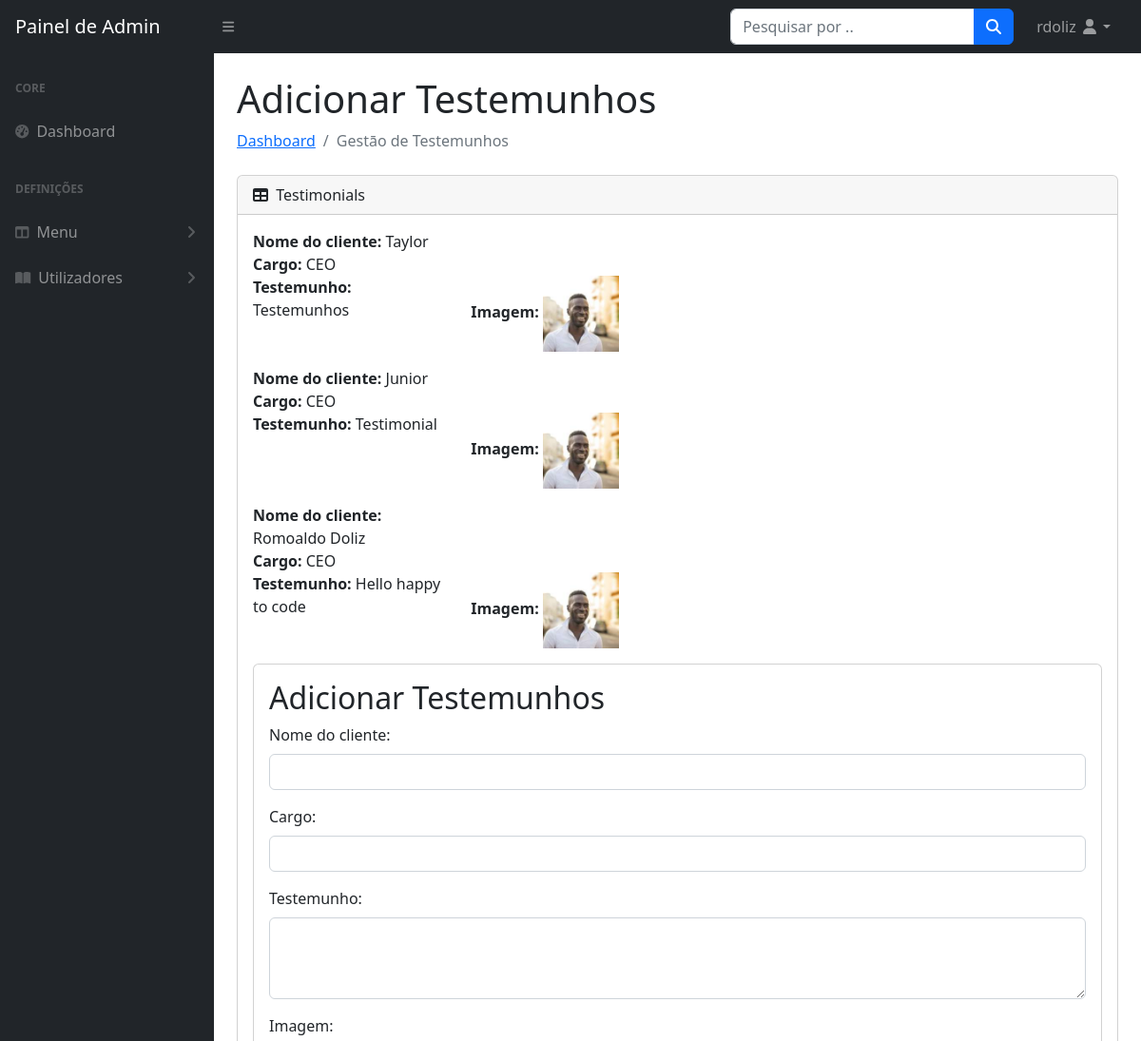
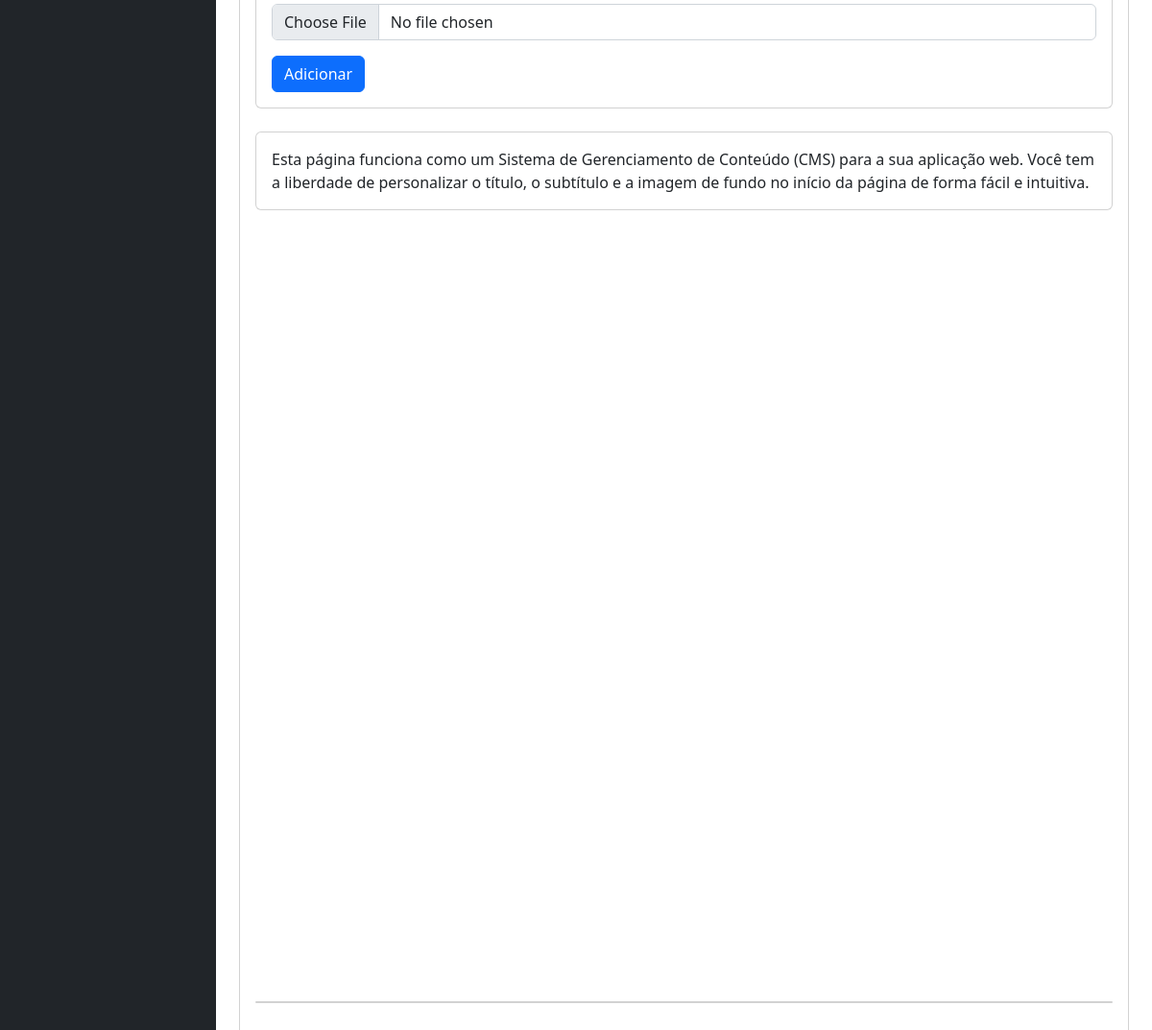
Page /admin/testemunhos.php (signed in) on the committed database (2 pictures, top to bottom).
### tables this page shows
CREATE TABLE `testemunhos` (
  `id` int(11) NOT NULL,
  `admin_id` int(11) NOT NULL,
  `name` varchar(50) NOT NULL,
  `cargo` text NOT NULL,
  `testemunho` text NOT NULL,
  `image` varchar(25) NOT NULL
);

### admin/testemunhos.php (the view, shortened to what this page needs)
<?php
include 'config/config.php';
$sql = "SELECT * FROM testemunhos";
$result = mysqli_query($conn, $sql);
?>
<!DOCTYPE html>
<html lang="en">
    <head>
        <link href="css/styles.css" rel="stylesheet" />
    </head>
    <body>
    <nav class="sb-topnav navbar navbar-expand navbar-dark bg-dark">
            <a class="navbar-brand ps-3" href="index.html">Painel de Admin</a>
            <button class="btn btn-link btn-sm order-1 order-lg-0 me-4 me-lg-0" id="sidebarToggle" href="#!"><i class="fas fa-bars"></i></button>
            <form class="d-none d-md-inline-block form-inline ms-auto me-0 me-md-3 my-2 my-md-0">
                <div class="input-group">
                    <input class="form-control" type="text" placeholder="Pesquisar por .." aria-label="Search for..." aria-describedby="btnNavbarSearch" />
                    <button class="btn btn-primary" id="btnNavbarSearch" type="button"><i class="fas fa-search"></i></button>
                </div>
            </form>
            <ul class="navbar-nav ms-auto ms-md-0 me-3 me-lg-4">
                <li class="nav-item dropdown">
                    <a class="nav-link dropdown-toggle" id="navbarDropdown" href="#" role="button" data-bs-toggle="dropdown" aria-expanded="false"> <?php echo  $_SESSION['username']; ?> <i class="fas fa-user fa-fw"></i></a>
                </li>
            </ul>
        </nav>
        <div id="layoutSidenav">
            <div id="layoutSidenav_nav">
                <nav class="sb-sidenav accordion sb-sidenav-dark" id="sidenavAccordion">
                    <div class="sb-sidenav-menu">
                        <div class="nav">
                            <div class="sb-sidenav-menu-heading">Core</div>
                            <a class="nav-link" href="index.html">
                                <div class="sb-nav-link-icon"><i class="fas fa-tachometer-alt"></i></div>
                                Dashboard
                            </a>
                            <div class="sb-sidenav-menu-heading">Definições</div>
                            <a class="nav-link collapsed" href="#" data-bs-toggle="collapse" data-bs-target="#collapseLayouts" aria-expanded="false" aria-controls="collapseLayouts">
                                <div class="sb-nav-link-icon"><i class="fas fa-columns"></i></div>
                                Menu
                                <div class="sb-sidenav-collapse-arrow"><i class="fas fa-angle-down"></i></div>
                            </a>
                            <a class="nav-link collapsed" href="#" data-bs-toggle="collapse" data-bs-target="#collapsePages" aria-expanded="false" aria-controls="collapsePages">
                                <div class="sb-nav-link-icon"><i class="fas fa-book-open"></i></div>
                                Utilizadores
                                <div class="sb-sidenav-collapse-arrow"><i class="fas fa-angle-down"></i></div>
                            </a>
                    </div>
                </nav>
            </div>
        <main>
    <div class="container-fluid px-4">
        <h1 class="mt-4">Adicionar Testemunhos</h1>
        <ol class="breadcrumb mb-4">
            <li class="breadcrumb-item"><a href="home.php">Dashboard</a></li>
            <li class="breadcrumb-item active">Gestāo de Testemunhos</li>
        </ol>
        <div class="card mb-4">
            <div class="card-header">
                <i class="fas fa-table me-1"></i>
                Testimonials
            </div>
            <div class="card-body">
    <?php while ($row = mysqli_fetch_assoc($result)) : ?>
                <div class="row mb-3">
                    <div class="col-md-3">
                        <strong>Nome do cliente:</strong> <?php echo $row ['name']; ?>
                    </div>
                    <div class="col-md-3ß">
                        <strong>Cargo:</strong> <?php echo $row ['cargo']; ?>
                    </div>
                    <div class="col-md-3">
                        <strong>Testemunho:</strong> <?php echo $row ['testemunho']; ?>
                    </div>
                    <div class="col-md-3">
                    <strong>Imagem:</strong> <img src="../images/<?php echo $row['image']; ?>" height="80px" width="" alt="Imagem">
                    </div>
                </div>
    <?php endwhile ?>
    <div class="card mb-4">
        <div class="card-body">
            <h2>Adicionar Testemunhos</h2>
            <form method="post" enctype="multipart/form-data">
                <div class="mb-3">
                    <label for="name" class="form-label">Nome do cliente:</label>
                    <input type="text" class="form-control" id="name" name="name" required>
                </div>
                <div class="mb-3">
                    <label for="cargo" class="form-label">Cargo:</label>
                    <input type="text" class="form-control" id="cargo" name="cargo" required>
                </div>
                <div class="mb-3">
                    <label for="testemunho" class="form-label">Testemunho:</label>
                    <textarea class="form-control" id="testemunho" name="testemunho" rows="3" required></textarea>
                </div>
                <div class="mb-3">
                    <label for="image" class="form-label">Imagem:</label>
                    <input type="file" class="form-control" id="image" name="image" accept="image/*" required>
                </div>
                <button type="submit" class="btn btn-primary" name="submit">Adicionar</button>
            </form>
        </div>
    </div>
        <div class="card mb-4">
            <div class="card-body">
            <p class="mb-0">
    Esta página funciona como um Sistema de Gerenciamento de Conteúdo (CMS) para a sua aplicação web. Você tem a liberdade de personalizar o título, o subtítulo e a imagem de fundo no início da página de forma fácil e intuitiva. </p>
            </div>
        </div>
        <div style="height: 100vh"></div>
        <div class="card mb-4">
        </div>
    </div>
</main>
        </div>
    </body>
</html>

### rows in the picture
testemunhos: name "Taylor", cargo "CEO", testemunho "Testemunhos", image (picture)
testemunhos: name "Junior", cargo "CEO", testemunho "Testimonial", image (picture)
testemunhos: name "Romoaldo Doliz", cargo "CEO", testemunho "Hello happy to code", image (picture)

### other values in the picture
$_SESSION['username'] "rdoliz"
